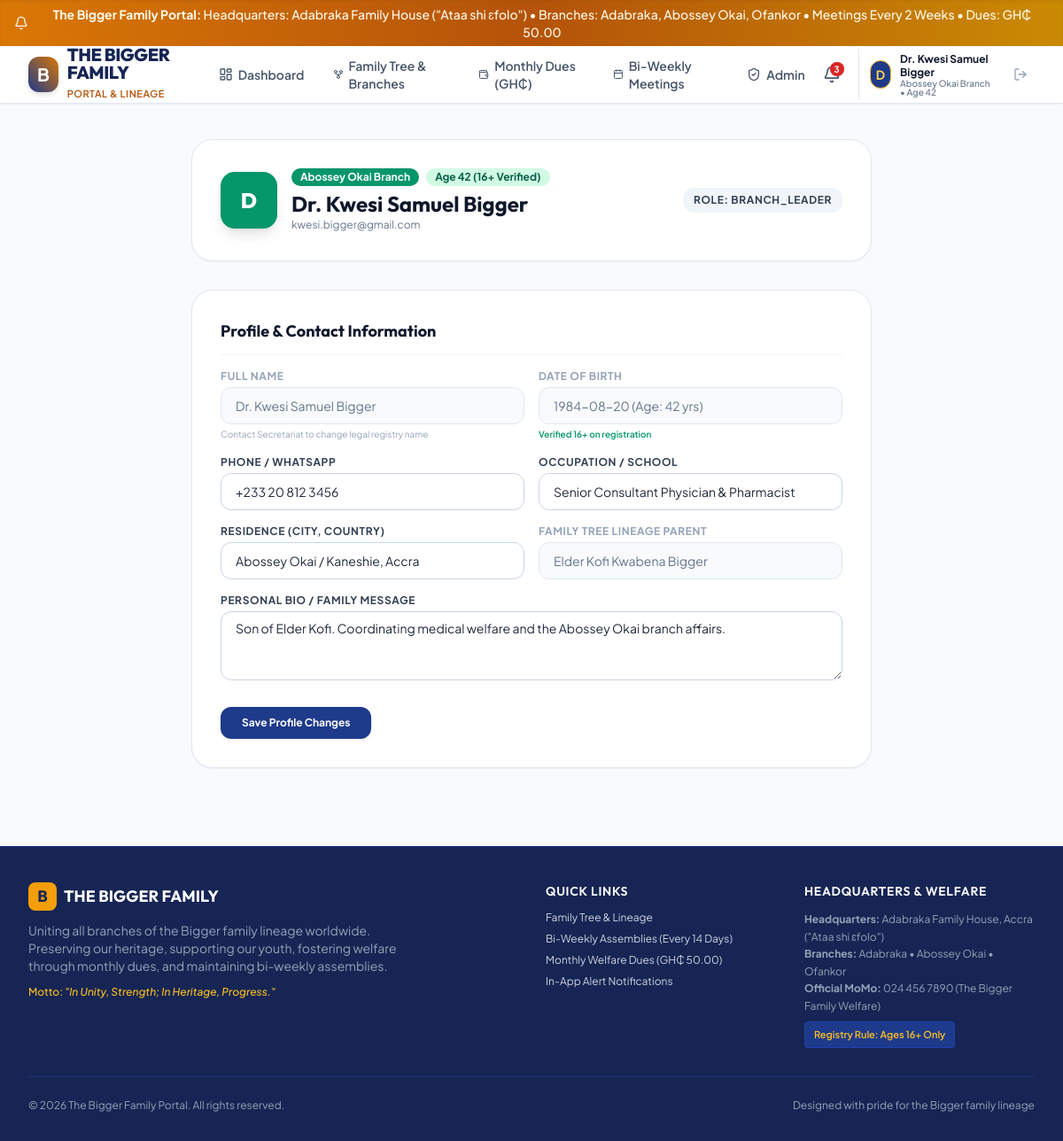
Page /profile (signed in) on the committed database.
### tables this page shows
CREATE TABLE members (
        id INTEGER PRIMARY KEY AUTOINCREMENT,
        branch_id INTEGER NOT NULL REFERENCES branches(id) ON DELETE RESTRICT,
        full_name TEXT NOT NULL,
        email TEXT UNIQUE NOT NULL,
        phone TEXT NOT NULL,
        date_of_birth DATE NOT NULL,
        age INTEGER NOT NULL,
        gender TEXT NOT NULL,
        occupation TEXT,
        residence TEXT,
        bio TEXT,
        parent_member_id INTEGER REFERENCES members(id) ON DELETE SET NULL,
        role TEXT DEFAULT 'member', -- 'admin', 'branch_leader', 'elder', 'member'
        status TEXT DEFAULT 'active', -- 'active', 'pending_approval'
        profile_photo TEXT,
        password_hash TEXT NOT NULL,
        created_at DATETIME DEFAULT CURRENT_TIMESTAMP
    );

CREATE TABLE branches (
        id INTEGER PRIMARY KEY AUTOINCREMENT,
        name TEXT NOT NULL,
        slug TEXT UNIQUE NOT NULL,
        leader_name TEXT,
        description TEXT,
        color_code TEXT DEFAULT '#3B82F6',
        created_at DATETIME DEFAULT CURRENT_TIMESTAMP
    );

### app.py (the view, shortened to what this page needs)
@app.route('/profile', methods=['GET', 'POST'])
@login_required
def profile():
    member_id = session['member_id']
    conn = get_db()
    member = conn.execute('''
        SELECT m.*, b.name as branch_name, b.color_code as branch_color, p.full_name as parent_name
        FROM members m
        JOIN branches b ON m.branch_id = b.id
        LEFT JOIN members p ON m.parent_member_id = p.id
        WHERE m.id = ?
    ''', (member_id,)).fetchone()
    return render_template('profile.html', member=member)

### templates/profile.html (shortened to what this page needs)
{% extends "base.html" %}
{% block content %}
<div class="space-y-8 max-w-3xl mx-auto">
    <div class="bg-white rounded-3xl border border-slate-200 p-6 sm:p-8 shadow-sm flex flex-col sm:flex-row sm:items-center justify-between gap-6">
        <div class="flex items-center gap-4">
            <div class="w-16 h-16 rounded-2xl text-white font-heading font-extrabold text-2xl flex items-center justify-center shadow-lg" style="background-color: {{ member.branch_color or '#3B82F6' }};">
                {{ member.full_name[0] }}
            </div>
            <div>
                <div class="flex items-center gap-2 mb-1">
                    <span class="px-2.5 py-0.5 rounded-full text-xs font-bold text-white" style="background-color: {{ member.branch_color or '#3B82F6' }};">
                        {{ member.branch_name }}
                    </span>
                    <span class="px-2.5 py-0.5 rounded-full text-xs font-bold bg-emerald-100 text-emerald-800">
                        Age {{ member.age }} (16+ Verified)
                    </span>
                </div>
                <h1 class="font-heading text-2xl font-bold text-slate-900">{{ member.full_name }}</h1>
                <p class="text-xs text-slate-500">{{ member.email }}</p>
            </div>
        </div>
        <span class="px-3 py-1.5 rounded-xl bg-slate-100 font-bold text-xs text-slate-700 uppercase tracking-wider self-start sm:self-auto">
            Role: {{ member.role }}
        </span>
    </div>
    <div class="bg-white rounded-3xl border border-slate-200 p-6 sm:p-8 shadow-sm">
        <h2 class="font-heading text-lg font-bold text-slate-900 mb-4 pb-3 border-b border-slate-100">
            Profile & Contact Information
        </h2>
        <form action="{{ url_for('profile') }}" method="POST" class="space-y-4">
            <div class="grid grid-cols-1 sm:grid-cols-2 gap-4">
                <div>
                    <label class="block text-xs font-bold text-slate-400 uppercase tracking-wider mb-1">Full Name</label>
                    <input type="text" value="{{ member.full_name }}" disabled
                        class="w-full px-4 py-2.5 rounded-xl border border-slate-200 bg-slate-50 text-slate-500 text-sm cursor-not-allowed">
                    <span class="text-[10px] text-slate-400 mt-1 block">Contact Secretariat to change legal registry name</span>
                </div>
                <div>
                    <label class="block text-xs font-bold text-slate-400 uppercase tracking-wider mb-1">Date of Birth</label>
                    <input type="text" value="{{ member.date_of_birth }} (Age: {{ member.age }} yrs)" disabled
                        class="w-full px-4 py-2.5 rounded-xl border border-slate-200 bg-slate-50 text-slate-500 text-sm cursor-not-allowed">
                    <span class="text-[10px] text-emerald-600 font-semibold mt-1 block">Verified 16+ on registration</span>
                </div>
            </div>
            <div class="grid grid-cols-1 sm:grid-cols-2 gap-4">
                <div>
                    <label class="block text-xs font-bold text-slate-700 uppercase tracking-wider mb-1">Phone / WhatsApp</label>
                    <input type="text" name="phone" value="{{ member.phone }}" required
                        class="w-full px-4 py-2.5 rounded-xl border border-slate-300 text-sm focus:outline-none focus:ring-2 focus:ring-blue-600">
                </div>
                <div>
                    <label class="block text-xs font-bold text-slate-700 uppercase tracking-wider mb-1">Occupation / School</label>
                    <input type="text" name="occupation" value="{{ member.occupation or '' }}"
                        class="w-full px-4 py-2.5 rounded-xl border border-slate-300 text-sm focus:outline-none focus:ring-2 focus:ring-blue-600">
                </div>
            </div>
            <div class="grid grid-cols-1 sm:grid-cols-2 gap-4">
                <div>
                    <label class="block text-xs font-bold text-slate-700 uppercase tracking-wider mb-1">Residence (City, Country)</label>
                    <input type="text" name="residence" value="{{ member.residence or '' }}"
                        class="w-full px-4 py-2.5 rounded-xl border border-slate-300 text-sm focus:outline-none focus:ring-2 focus:ring-blue-600">
                </div>
                <div>
                    <label class="block text-xs font-bold text-slate-400 uppercase tracking-wider mb-1">Family Tree Lineage Parent</label>
                    <input type="text" value="{{ member.parent_name or 'None Recorded' }}" disabled
                        class="w-full px-4 py-2.5 rounded-xl border border-slate-200 bg-slate-50 text-slate-500 text-sm cursor-not-allowed">
                </div>
            </div>
            <div>
                <label class="block text-xs font-bold text-slate-700 uppercase tracking-wider mb-1">Personal Bio / Family Message</label>
                <textarea name="bio" rows="3" class="w-full px-4 py-2 rounded-xl border border-slate-300 text-sm focus:outline-none focus:ring-2 focus:ring-blue-600">{{ member.bio or '' }}</textarea>
            </div>
            <div class="pt-2">
                <button type="submit" class="px-6 py-2.5 rounded-xl bg-blue-900 hover:bg-blue-800 text-white font-bold text-xs shadow transition">
                    Save Profile Changes
                </button>
            </div>
        </form>
    </div>
</div>
{% endblock %}

### templates/base.html (shortened to what this page needs)
<!DOCTYPE html>
<html lang="en">
<head>
    <script src="https://cdn.tailwindcss.com"></script>
</head>
<body class="bg-slate-50 text-slate-800 flex flex-col min-h-screen antialiased">
    <div class="bg-gradient-to-r from-amber-600 via-amber-700 to-yellow-600 text-amber-50 text-xs sm:text-sm font-medium py-1.5 px-4 text-center flex items-center justify-center gap-2 shadow-inner">
        <i data-lucide="bell" class="w-4 h-4"></i>
        <span><strong>The Bigger Family Portal:</strong> Headquarters: Adabraka Family House ("Ataa shi ɛfolo") • Branches: Adabraka, Abossey Okai, Ofankor • Meetings Every 2 Weeks • Dues: GH₵ 50.00</span>
    </div>
    <header class="bg-white border-b border-slate-200 sticky top-0 z-40 shadow-sm">
        <div class="max-w-7xl mx-auto px-4 sm:px-6 lg:px-8">
            <div class="flex items-center justify-between h-16">
                <div class="flex items-center gap-3">
                    <a href="{{ url_for('dashboard' if g.member else 'index') }}" class="flex items-center gap-2.5 group">
                        <div class="w-10 h-10 rounded-xl bg-gradient-to-tr from-blue-900 to-amber-600 flex items-center justify-center text-white font-bold text-xl shadow-md group-hover:scale-105 transition-transform">
                            B
                        </div>
                        <div>
                            <span class="font-heading font-extrabold text-xl text-blue-950 tracking-tight block leading-none">THE BIGGER FAMILY</span>
                            <span class="text-[11px] font-semibold text-amber-700 tracking-wider uppercase">Portal & Lineage</span>
                        </div>
                    </a>
                </div>
                {% if g.member %}
                <nav class="hidden md:flex items-center space-x-1 lg:space-x-2">
                    <a href="{{ url_for('dashboard') }}" class="px-3 py-2 rounded-lg text-sm font-semibold {{ 'text-blue-700 bg-blue-50' if request.endpoint == 'dashboard' else 'text-slate-600 hover:text-blue-900 hover:bg-slate-100' }} transition flex items-center gap-1.5">
                        <i data-lucide="layout-dashboard" class="w-4 h-4"></i>
                        <span>Dashboard</span>
                    </a>
                    <a href="{{ url_for('family_tree') }}" class="px-3 py-2 rounded-lg text-sm font-semibold {{ 'text-blue-700 bg-blue-50' if 'family_tree' in request.endpoint or 'branch' in request.endpoint else 'text-slate-600 hover:text-blue-900 hover:bg-slate-100' }} transition flex items-center gap-1.5">
                        <i data-lucide="git-fork" class="w-4 h-4"></i>
                        <span>Family Tree & Branches</span>
                    </a>
                    <a href="{{ url_for('dues') }}" class="px-3 py-2 rounded-lg text-sm font-semibold {{ 'text-blue-700 bg-blue-50' if 'dues' in request.endpoint else 'text-slate-600 hover:text-blue-900 hover:bg-slate-100' }} transition flex items-center gap-1.5">
                        <i data-lucide="wallet" class="w-4 h-4"></i>
                        <span>Monthly Dues (GH₵)</span>
                    </a>
                    <a href="{{ url_for('meetings') }}" class="px-3 py-2 rounded-lg text-sm font-semibold {{ 'text-blue-700 bg-blue-50' if 'meeting' in request.endpoint else 'text-slate-600 hover:text-blue-900 hover:bg-slate-100' }} transition flex items-center gap-1.5">
                        <i data-lucide="calendar" class="w-4 h-4"></i>
                        <span>Bi-Weekly Meetings</span>
                    </a>
                    {% if g.member.role in ['admin', 'branch_leader'] %}
                    <a href="{{ url_for('admin_panel') }}" class="px-3 py-2 rounded-lg text-sm font-semibold {{ 'text-purple-700 bg-purple-50' if 'admin' in request.endpoint else 'text-slate-600 hover:text-purple-900 hover:bg-purple-50' }} transition flex items-center gap-1.5">
                        <i data-lucide="shield-check" class="w-4 h-4"></i>
                        <span>Admin</span>
                    </a>
                    {% endif %}
                </nav>
                {% endif %}
                <div class="flex items-center gap-3">
                    {% if g.member %}
                    <a href="{{ url_for('notifications') }}" class="relative p-2 rounded-xl text-slate-600 hover:text-blue-900 hover:bg-slate-100 transition" title="In-App Notifications">
                        <i data-lucide="bell" class="w-5 h-5"></i>
                        {% if g.unread_notif_count > 0 %}
                        <span class="absolute top-1 right-1 flex h-4 w-4">
                            <span class="relative inline-flex rounded-full h-4 w-4 bg-red-600 text-white text-[10px] font-bold items-center justify-center leading-none">
                                {{ g.unread_notif_count }}
                            </span>
                        </span>
                        {% endif %}
                    </a>
                    <div class="flex items-center gap-2 pl-2 border-l border-slate-200">
                        <a href="{{ url_for('profile') }}" class="flex items-center gap-2.5 p-1 rounded-xl hover:bg-slate-100 transition group">
                            <div class="w-8 h-8 rounded-full bg-blue-900 text-amber-300 font-bold flex items-center justify-center text-sm shadow-sm border border-amber-400">
                                {{ g.member.full_name[0] }}
                            </div>
                            <div class="hidden lg:block text-left">
                                <span class="text-xs font-bold text-slate-900 block leading-tight group-hover:text-blue-700 transition">{{ g.member.full_name }}</span>
                                <span class="text-[10px] font-medium text-slate-500 block leading-none">{{ g.member.branch_name }} • Age {{ g.member.age }}</span>
                            </div>
                        </a>
                        <a href="{{ url_for('logout') }}" class="p-2 text-slate-400 hover:text-red-600 rounded-lg hover:bg-red-50 transition" title="Log Out">
                            <i data-lucide="log-out" class="w-4 h-4"></i>
                        </a>
                    </div>
                    {% endif %}
                </div>
            </div>
        </div>
    </header>
    <main class="flex-grow max-w-7xl mx-auto px-4 sm:px-6 lg:px-8 py-6 w-full">
        {% block content %}{% endblock %}
    </main>
    <footer class="bg-blue-950 text-slate-300 border-t border-blue-900 mt-16 pt-10 pb-8 text-sm">
        <div class="max-w-7xl mx-auto px-4 sm:px-6 lg:px-8">
            <div class="grid grid-cols-1 md:grid-cols-4 gap-8 mb-8">
                <div class="md:col-span-2">
                    <div class="flex items-center gap-2 mb-3">
                        <div class="w-8 h-8 rounded-lg bg-amber-500 text-blue-950 font-bold flex items-center justify-center font-heading text-lg">B</div>
                        <span class="font-heading font-bold text-lg text-white">THE BIGGER FAMILY</span>
                    </div>
                    <p class="text-slate-400 text-xs sm:text-sm leading-relaxed max-w-md">
                        Uniting all branches of the Bigger family lineage worldwide. Preserving our heritage, supporting our youth, fostering welfare through monthly dues, and maintaining bi-weekly assemblies.
                    </p>
                    <div class="mt-3 text-xs text-amber-400 font-medium">
                        Motto: <em>"In Unity, Strength; In Heritage, Progress."</em>
                    </div>
                </div>
                <div>
                    <h4 class="font-heading font-semibold text-white mb-3 text-sm uppercase tracking-wider">Quick Links</h4>
                    <ul class="space-y-2 text-xs">
                        <li><a href="{{ url_for('family_tree') }}" class="hover:text-amber-400 transition">Family Tree & Lineage</a></li>
                        <li><a href="{{ url_for('meetings') }}" class="hover:text-amber-400 transition">Bi-Weekly Assemblies (Every 14 Days)</a></li>
                        <li><a href="{{ url_for('dues') }}" class="hover:text-amber-400 transition">Monthly Welfare Dues (GH₵ 50.00)</a></li>
                        <li><a href="{{ url_for('notifications') }}" class="hover:text-amber-400 transition">In-App Alert Notifications</a></li>
                    </ul>
                </div>
                <div>
                    <h4 class="font-heading font-semibold text-white mb-3 text-sm uppercase tracking-wider">Headquarters & Welfare</h4>
                    <p class="text-xs text-slate-400 leading-relaxed mb-2">
                        <strong>Headquarters:</strong> Adabraka Family House, Accra ("Ataa shi ɛfolo")<br>
                        <strong>Branches:</strong> Adabraka • Abossey Okai • Ofankor<br>
                        <strong>Official MoMo:</strong> 024 456 7890 (The Bigger Family Welfare)
                    </p>
                    <span class="inline-block px-2.5 py-1 rounded bg-blue-900 text-amber-400 text-[11px] font-semibold border border-blue-800">
                        Registry Rule: Ages 16+ Only
                    </span>
                </div>
            </div>
            <div class="border-t border-blue-900/60 pt-6 flex flex-col sm:flex-row items-center justify-between text-xs text-slate-400">
                <p>&copy; {{ current_year }} The Bigger Family Portal. All rights reserved.</p>
                <p class="mt-2 sm:mt-0 text-slate-400">Designed with pride for the Bigger family lineage</p>
            </div>
        </div>
    </footer>
</body>
</html>

### rows in the picture
members: member "D", member.full_name "Dr. Kwesi Samuel Bigger", member.age "42", full_name "D", age "42", full_name "Dr. Kwesi Samuel Bigger", email "kwesi.bigger@gmail.com", role "BRANCH_LEADER", date_of_birth "1984-08-20 (Age: 42 yrs)", phone "+233 20 812 3456", occupation "Senior Consultant Physician & Pharmacist", residence "Abossey Okai / Kaneshie, Accra", bio "Son of Elder Kofi. Coordinating medical welfare and the Abossey Okai branch affairs."
branches: member.branch_name "Abossey Okai Branch", branch_name "Abossey Okai Branch"
members: full_name "Elder Kofi Kwabena Bigger"

### other values in the picture
{{ g.unread_notif_count }} "3"
